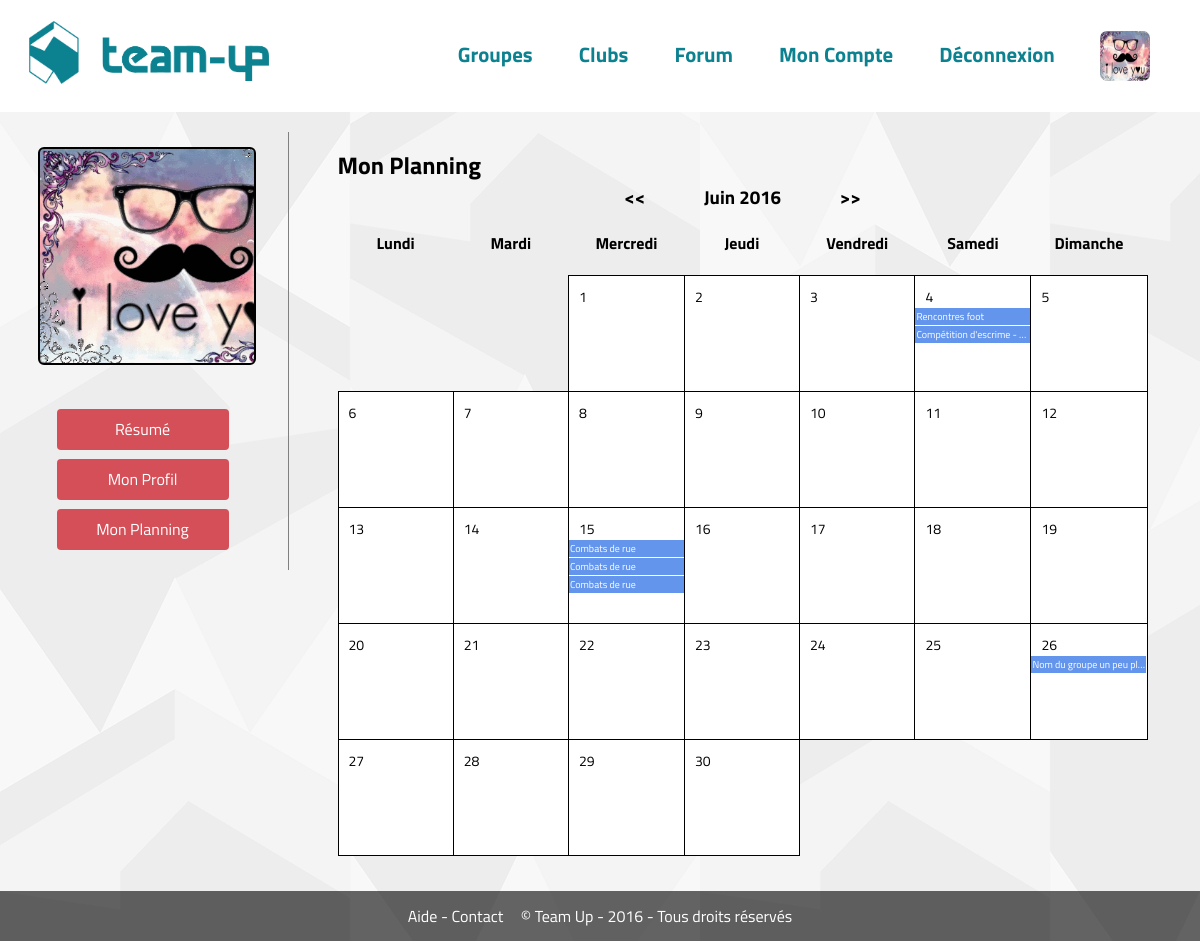
The app's page /?page=mon-planning (signed in) with its own data.
### tables this page shows
CREATE TABLE `dates_rencontres` (
  `id` int(11) NOT NULL,
  `id_groupe` int(11) NOT NULL,
  `date` datetime NOT NULL,
  `duree` time NOT NULL,
  `localisation` varchar(255) NOT NULL,
  `coordonnees` varchar(255) NOT NULL
);

CREATE TABLE `groupes` (
  `id` int(11) NOT NULL,
  `titre` varchar(255) NOT NULL,
  `id_departement` int(11) NOT NULL,
  `description` text NOT NULL,
  `id_sport` int(11) NOT NULL,
  `id_club` int(11) NOT NULL,
  `max_participants` int(11) NOT NULL,
  `min_participants` int(11) NOT NULL,
  `visibilite` enum('public','prive') NOT NULL,
  `recurrence` enum('occasionnel','quotidien','hebdomadaire','mensuel','annuel') NOT NULL,
  `niveau` int(11) NOT NULL,
  `tendance` int(11) NOT NULL
);

### controleurs/mon-planning.php (called while the page is built, shortened)
<?php
include 'modeles/groupes.php';
$calendrier = new DateTimeFrench('last day of this month');
$nombre_jours = $calendrier->format('j');
$calendrier->modify('first day of this month');
$groupes = recuperer_groupes_mois($calendrier->format('n'), $_SESSION['id']);
include 'vues/mon-planning.php';

### init.php (called while the page is built, shortened)
<?php
class DateTimeFrench extends DateTime {
    public function format($format) {
        $english_days = array('Monday', 'Tuesday', 'Wednesday', 'Thursday', 'Friday', 'Saturday', 'Sunday');
        $french_days = array('Lundi', 'Mardi', 'Mercredi', 'Jeudi', 'Vendredi', 'Samedi', 'Dimanche');
        $english_months = array('January', 'February', 'March', 'April', 'May', 'June', 'July', 'August', 'September', 'October', 'November', 'December');
        $french_months = array('Janvier', 'Février', 'Mars', 'Avril', 'Mai', 'Juin', 'Juillet', 'Août', 'Septembre', 'Octobre', 'Novembre', 'Décembre');
        return str_replace($english_months, $french_months, str_replace($english_days, $french_days, parent::format($format)));
    }
}

### modeles/groupes.php (called while the page is built, shortened)
<?php
function recuperer_groupes_mois($mois, $id_membre) {
	global $pdo;
	$stmt = $pdo->prepare('SELECT d_r.*, g.* FROM dates_rencontres AS d_r
												INNER JOIN groupes AS g ON g.id = d_r.id_groupe
												LEFT JOIN groupes_membres AS g_m ON g_m.id_groupe = g.id
											WHERE MONTH(d_r.date) = :mois AND g_m.id_membre = :id_membre');
	$stmt->bindValue('mois', $mois, PDO::PARAM_INT);
	$stmt->bindValue('id_membre', $id_membre, PDO::PARAM_INT);
	$stmt->execute();
	$resultat = array();
	while($ligne = $stmt->fetch()) {
		$date = new DateTimeFrench($ligne['date']);
		$resultat[$date->format('Y-m-d')][] = $ligne;
	}
	return $resultat;
}

### vues/mon-planning.php (the view, shortened to what this page needs)
<div class="profil gauche">
	<div class="photo" style="background-image:url('<?php echo (is_file(DOSSIER_AVATAR . $_SESSION['id'] . '.jpg') ? DOSSIER_AVATAR . $_SESSION['id'] . '.jpg' : 'static/images/profil.jpg'); ?>')">
	</div>
	<div class="navigation">
		<ul>
			<li><a href="?page=profil">Résumé</a></li>
			<li><a href="?page=mon-profil">Mon Profil</a></li>
			<li><a href="?page=mon-planning">Mon Planning</a></li>
		</ul>
	</div>
</div>
<div class="profil droite">
	<h2>Mon Planning</h2>
	<h3 class="align-center"><a href="#" class="mois-precedent"><<</a> &nbsp; <a href="#" class="mois-zero"><span class="titre-mois"><?php echo $calendrier->format('F Y'); ?></span></a> &nbsp; <a href="#" class="mois-suivant">>></a></h3>
	<table class="planning">
		<thead>
			<tr>
				<th>Lundi</th>
				<th>Mardi</th>
				<th>Mercredi</th>
				<th>Jeudi</th>
				<th>Vendredi</th>
				<th>Samedi</th>
				<th>Dimanche</th>
			</tr>
		</thead>
		<tbody class="detail">
			<tr>
		<?php
			for ($i=0; $i < $nombre_jours; $i++) {
				if($calendrier->format('j') == 1 && $calendrier->format('N') != 1)
					echo '<td class="sans-bordure" colspan="'.($calendrier->format('N') - 1) .'"></td>';
				echo '<td>' . $calendrier->format('j');
				if(isset($groupes[$calendrier->format('Y-m-d')])) {
					foreach($groupes[$calendrier->format('Y-m-d')] as $groupe) {
						echo '<a href="?page=groupe&id='.$groupe['id'].'"><span class="groupe">'.$groupe['titre'].'</span></a>';
					}
				}
				echo '</td>';
				$calendrier->add(new DateInterval('P1D'));
				if($calendrier->format('N') == 1)
					echo '</tr><tr>';
			}
		?>
			</tr>
		</tbody>
	</table>
</div>

### static/css/style.css (style rules this page uses)
* { font-family: 'Titillium Web', sans-serif; margin:0; padding: 0; }
body { background:url(../../static/images/motif.jpg); background-repeat: repeat; min-height:100%; }
.align-center { text-align: center; }

### static/css/mon-profil.css (style rules this page uses)
.profil.gauche { width:250px; float: left; text-align: center; padding-top: 15px; border-right:1px solid gray; }
.profil.gauche div.photo { border: 2px solid black; border-radius: 6px; height: 210px; padding: 2px; width: 210px; margin-bottom: 35px; background-size: cover; }
.profil.droite { width:72%; float: right; padding:15px; }
.navigation { line-height: 41px; margin-left: -40px; text-align: center; margin-bottom: 20px; }
.navigation ul li { list-style: none; }
.navigation ul li a { background-color: #d54f58; border-radius: 4px; color: white; display: inline-block; margin-top: 9px; text-decoration: none; width: 172px; }
.mois-precedent, .mois-suivant, .mois-zero { text-decoration: none; color:black; }
.titre-mois { width: 170px; display: inline-block; }
.planning { border-collapse: collapse; }
.planning th { height: 64px; }
.planning td { font-size: 14px; height: 105px; border: 1px solid black; background-color: white; width: 105px; vertical-align: top; padding: 10px 0 0 10px; }
.planning td.sans-bordure { border: 0; background-color: transparent; }
.planning td a { text-decoration: none; }
.planning td span.groupe { font-size: 10px; margin-left: -10px; background-color: cornflowerblue; white-space: nowrap; color: white; width: 113px; padding: 1px; margin-top: 1px; display: block; text-overflow: ellipsis; overflow: hidden; }

### records on screen
dates_rencontres: id_groupe.titre "Rencontres foot"
dates_rencontres: id_groupe.titre "Compétition d'escrime -…"
dates_rencontres: id_groupe.titre "Combats de rue"
dates_rencontres: id_groupe.titre "Combats de rue"
dates_rencontres: id_groupe.titre "Combats de rue"
dates_rencontres: id_groupe.titre "Nom du groupe un peu pl…"

### other values on screen
$calendrier->format('F Y') "Juin 2016"
$calendrier->format('j') "1"
$calendrier->format('j') "2"
$calendrier->format('j') "3"
$calendrier->format('j') "4"
$calendrier->format('j') "5"
$calendrier->format('j') "6"
$calendrier->format('j') "7"
$calendrier->format('j') "8"
$calendrier->format('j') "9"
$calendrier->format('j') "10"
$calendrier->format('j') "11"
$calendrier->format('j') "12"
$calendrier->format('j') "13"
$calendrier->format('j') "14"
